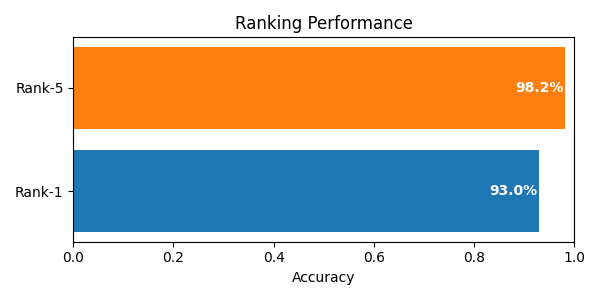

Recreate this plot in Python.
import matplotlib.pyplot as plt

labels = ['Rank-1', 'Rank-5']
values = [0.9304, 0.9821]

plt.figure(figsize=(6,3))

for i, v in enumerate(values):
    plt.barh(labels[i], v)
    plt.text(v - 0.1, i, f"{v*100:.1f}%", va='center', color='white', fontweight='bold')

plt.xlim(0,1)
plt.title("Ranking Performance")
plt.xlabel("Accuracy")
plt.tight_layout()
plt.show()
